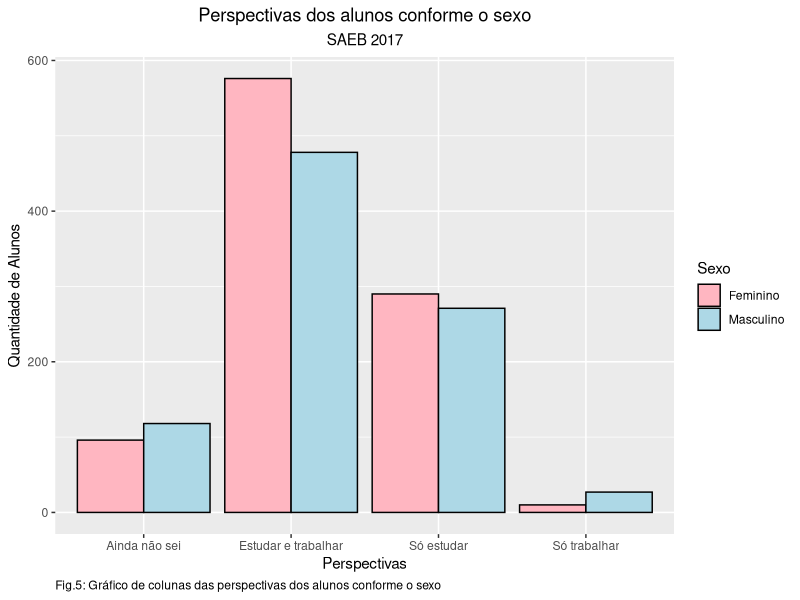

This figure's R source:
## ---- chunk 1
knitr::opts_chunk$set(echo = TRUE)
## ---- chunk 2
#Carregando arquivo
setwd("~/me2/trabalho_final")
amostra <- read.csv("amostra.csv", encoding= "UTF-8")
## ---- chunk 3
#Importando bibliotecas
library(dplyr)
library(ggplot2)
## ---- chunk 4
#Coletando amostra de tamanho 500
set.seed(21)
amostra_de_500 <- sample_n(amostra, 500, replace=FALSE)
## ---- chunk 5
#Gráfico
ggplot(na.omit(amostra[,c("PERSPECTIVAS","SEXO")]), aes(x=PERSPECTIVAS, fill=SEXO))+
  geom_bar(position="dodge", na.rm=TRUE, color = 'black')+
  xlab("Perspectivas")+
  ylab("Quantidade de Alunos")+
  labs(title = "Perspectivas dos alunos conforme o sexo", subtitle = "SAEB 2017")+
  theme(plot.title = element_text(hjust = 0.5),
        plot.subtitle = element_text(hjust = 0.5),
        plot.caption = element_text(hjust = 0))+
  labs(caption = "Fig.5: Gráfico de colunas das perspectivas dos alunos conforme o sexo")+
  scale_fill_manual(values=c("lightpink", "lightblue"), name="Sexo")+
  scale_x_discrete(labels=c("Ainda não sei"= "Ainda não sei", "Continuar estudando e trabalhar"="Estudar e trabalhar", "Somente continuar estudando"="Só estudar", "Somente trabalhar"="Só trabalhar"))
## ---- chunk 6
#Teste de Independência
chisq.test(amostra_de_500$SEXO, amostra_de_500$PERSPECTIVAS)
